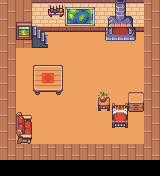

Rendered tile map (Tiled .tmx) drawn with the repository's tilesets; below, a short description and the full map source, tile grids included:
An orthogonal 10x11 tile map with 16x16 px tiles, 5 tile layers (sol, mur, mur2, mur3, ...), 1 hidden layer not drawn, 2 tilesets.

<map version="1.5" tiledversion="1.7.1" orientation="orthogonal" renderorder="right-down" width="10" height="11" tilewidth="16" tileheight="16" infinite="0" nextlayerid="7" nextobjectid="1">
 <tileset firstgid="1" source="tilset.tsx" />
 <tileset firstgid="4226" source="interior.tsx" />
 <layer id="1" name="sol" width="10" height="11">
  <data encoding="csv">
393,393,393,393,393,393,393,393,393,393,
393,393,197,393,393,393,393,0,393,393,
393,393,393,393,393,393,393,393,393,393,
393,393,393,393,393,393,393,393,393,393,
393,393,393,393,393,393,393,393,393,393,
393,393,393,393,393,393,393,393,393,393,
393,393,393,393,393,393,393,393,393,393,
393,393,393,393,393,393,393,393,393,393,
393,393,393,393,393,393,393,393,393,393,
393,393,393,393,393,393,393,393,393,393,
0,0,0,0,0,0,0,0,0,0
</data>
 </layer>
 <layer id="2" name="mur" width="10" height="11">
  <data encoding="csv">
0,458,0,0,0,0,0,0,0,0,
0,458,26,0,0,0,0,197,0,0,
0,458,91,0,0,0,0,0,0,0,
0,0,0,0,0,0,0,0,0,0,
0,0,0,0,0,0,0,0,0,0,
0,0,0,0,0,0,0,0,0,0,
0,0,0,0,0,0,0,0,0,0,
0,0,0,0,0,0,0,0,0,0,
0,0,0,0,0,0,0,0,0,0,
0,0,0,0,0,0,0,0,0,0,
0,0,0,0,0,0,0,0,0,0
</data>
 </layer>
 <layer id="3" name="mur2" width="10" height="11">
  <data encoding="csv">
457,458,132,132,132,132,132,132,132,457,
457,458,0,197,197,197,197,0,197,457,
457,0,0,0,0,0,0,0,0,457,
457,0,0,0,0,0,0,0,0,457,
457,0,0,0,0,0,0,0,0,457,
457,0,0,0,0,0,0,0,0,457,
457,0,0,0,0,0,0,0,0,457,
457,0,0,0,0,0,0,0,0,457,
457,0,0,0,0,0,0,0,0,457,
457,457,457,457,457,457,457,457,457,457,
0,0,0,0,0,0,0,0,0,0
</data>
 </layer>
 <layer id="4" name="mur3" width="10" height="11">
  <data encoding="csv">
0,0,0,0,0,0,0,0,0,0,
0,0,0,0,0,0,0,0,0,0,
0,0,0,0,0,0,0,0,0,0,
0,0,0,0,0,0,0,0,0,0,
0,0,0,0,0,0,0,0,0,0,
0,0,0,0,0,0,0,0,0,0,
0,0,0,0,0,0,0,0,0,0,
0,0,0,0,0,0,0,0,0,0,
0,0,0,0,0,0,0,0,0,0,
0,0,0,0,0,0,0,0,0,0,
0,0,0,0,0,0,0,0,0,0
</data>
 </layer>
 <layer id="5" name="meuble" width="10" height="11">
  <data encoding="csv">
0,0,0,664,531,532,223,224,225,0,
0,4886,0,729,596,597,483,484,485,0,
0,4951,0,0,0,0,548,549,550,0,
0,0,0,0,0,0,0,0,0,0,
0,0,271,272,0,0,0,0,0,0,
0,0,336,337,0,0,925,0,799,0,
0,0,0,0,0,0,990,919,864,0,
0,793,0,0,0,0,0,984,0,0,
0,858,0,0,0,0,0,0,0,0,
0,0,0,0,0,0,0,0,0,0,
0,0,0,0,0,0,0,0,0,0
</data>
 </layer>
 <layer id="6" name="contraintes" width="10" height="11" visible="0">
  <data encoding="csv">
1311,1311,1311,1311,1311,1311,1311,1311,1311,0,
1311,4886,1525,1311,1311,1311,1311,1311,1311,1311,
1311,4951,0,0,0,0,1311,1311,1311,1311,
1311,0,0,0,0,0,0,0,0,1311,
1311,0,1311,1311,0,0,0,0,0,1311,
1311,0,1311,1311,0,0,0,0,0,1311,
1311,0,0,0,0,0,1311,1311,1311,1311,
1311,1311,0,0,0,0,0,1311,0,1311,
1311,1311,0,0,0,0,0,0,0,1311,
1311,1311,1311,1311,1311,1311,1311,1311,1311,1311,
0,0,0,0,0,0,0,0,0,0
</data>
 </layer>
</map>
